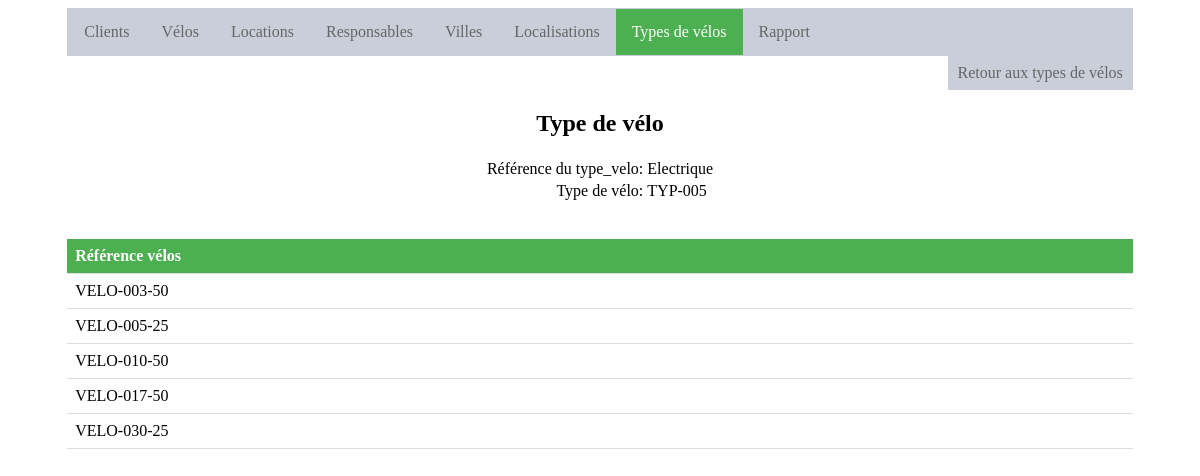
Page /update_type_velo.php?id_type_velo=Electrique on the committed database.
### tables this page shows
CREATE TABLE IF NOT EXISTS `Type_velo` (
  `id_type_velo` varchar(50) NOT NULL,
  `type` varchar(50) NOT NULL
);

CREATE TABLE IF NOT EXISTS `Velo` (
  `id_velo` varchar(50) NOT NULL,
  `date_achat` date NOT NULL,
  `prix_velo` varchar(20) NOT NULL,
  `description` varchar(250) NOT NULL,
  `prix_location` varchar(20) NOT NULL,
  `id_type_velo` varchar(50) NOT NULL,
  `id_localisation` varchar(20) NOT NULL
);

### update_type_velo.php (the view, shortened to what this page needs)
<!DOCTYPE html>
<html>
<link rel="stylesheet" type="text/css" href="./style.css">
<head>
</head>
<body>
<div class="contenant">
	<div class="menu">
		<ul class="menu">
			<li class="menu"><a href="index.php">Clients</a></li>
			<li class="menu"><a href="velo.php">V&eacute;los</a></li>
			<li class="menu"><a href="location.php">Locations</a></li>
			<li class="menu"><a href="responsable.php">Responsables</a></li>
			<li class="menu"><a href="ville.php">Villes</a></li>
			<li class="menu"><a href="localisation.php">Localisations</a></li>
			<li class="menu"><a class="active" href="type_velo.php">Types de v&eacute;los</a></li>
			<li class="menu"><a href="rapport.php">Rapport</a></li>
		</ul>
		<ul class="menu_s">
			<li class="menu_s"><a href="type_velo.php">Retour aux types de v&eacute;los</a></li>
		</ul>
	</div>
	<div>
	<h2 align="center"> Type de v&eacute;lo</h2>
	<?php
	if (isset($_GET['id_type_velo'])){
		$db_user = "s160180";
		$db= "mschyns_s160180";
		$db_pass = "mrhxz46474";
		$con= mysqli_connect("php2.hec.ulg.ac.be",$db_user,$db_pass,$db);
		$id_type_velo = $_GET["id_type_velo"];
		$requete = "SELECT * FROM Type_velo WHERE id_type_velo = '" . $id_type_velo . "'";
		$result = mysqli_query($con, $requete);
		$nbLigne = mysqli_num_rows($result);
		if($nbLigne == 0){
			die("<center class=\"alert\">Ce type de velo '.$id_type_velo.' est inexistant.</center>");
		}else{
			$row = mysqli_fetch_array($result);
			$type=$row['type'];
		}
		echo "<form name=\"type_velo_update\" action=\"update_type_velo.php?id_type_velo=$id_type_velo\" method=\"post\">";
		echo "<table align=\"center\">";
		echo "<tr><td align=right>R&eacute;f&eacute;rence du type_velo: </td><td>".$id_type_velo."<input type=\"hidden\" name=\"id_type_velo\" value=\"".$id_type_velo."\"></td></tr>";
		echo "<tr><td align=right>Type de v&eacute;lo: </td><td>".$type."<input type=\"hidden\" name=\"type\" value=\"".$type."\"></td></tr>";
		echo "</table>";
		echo "</form>";
		echo "<br>";
		echo "<br>";
		$result_type_velo = mysqli_query($con, "SELECT id_velo FROM Velo WHERE id_type_velo = '" . $id_type_velo . "'");
		echo "<table class=\"list\" align=\"center\">";
		echo "<th>R&eacute;f&eacute;rence v&eacute;los</th>";
		while($row_type_velo = mysqli_fetch_array($result_type_velo)){
			echo "<tr class=\"list\">";
			echo "<td class=\"list\" width=\"15%\">".$row_type_velo['id_velo']."</a> </td>";
			echo "</tr>";
		}
		echo "</table>";
	}else{
		header('Location: type_velo.php');
		exit();
	}
	?>
	</div>
	</div>
</body>
</html>

### style.css (style rules this page uses)
.contenant { display:block; margin-left: auto; margin-right: auto; width:90%; }
ul.menu { list-style-type: none; margin: 0; padding: 0; overflow: hidden; border: 1px solid #caced9; background-color: #caced9; }
li.menu { float: left; }
li.menu a { display: block; color: #666; text-align: center; padding: 14px 16px; text-decoration: none; }
li.menu a.active { color: white; background-color: #4CAF50; }
ul.menu_s { list-style-type: none; margin: 0; padding: 0; overflow: hidden; background-color: white; }
li.menu_s { float: right; }
li.menu_s a { display: block; color: #666; text-align: center; padding: 8px 10px; text-decoration: none; background-color: #caced9; }
table.list { border-collapse: collapse; margin: 0 auto; width: 100%; }
th { padding: 8px; text-align: left; border-bottom: 1px solid #ddd; background-color: #4CAF50; color:white; }
td.list { padding: 8px; text-align: left; border-bottom: 1px solid #ddd; }
a:link { color: blue; }

### rows in the picture
type_velo: type "TYP-005"
velo: id_velo "VELO-003-50"
velo: id_velo "VELO-005-25"
velo: id_velo "VELO-010-50"
velo: id_velo "VELO-017-50"
velo: id_velo "VELO-030-25"

### other values in the picture
$id_type_velo "Electrique"
